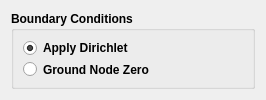
<?xml version="1.0" encoding="UTF-8"?>
<ui version="4.0">
 <class>ApplyFEMVoltageSource</class>
 <widget class="QDialog" name="ApplyFEMVoltageSource">
  <property name="geometry">
   <rect>
    <x>0</x>
    <y>0</y>
    <width>266</width>
    <height>100</height>
   </rect>
  </property>
  <property name="minimumSize">
   <size>
    <width>200</width>
    <height>100</height>
   </size>
  </property>
  <property name="windowTitle">
   <string>Dialog</string>
  </property>
  <layout class="QVBoxLayout" name="verticalLayout">
   <item>
    <widget class="QGroupBox" name="groupBox">
     <property name="font">
      <font>
       <weight>75</weight>
       <bold>true</bold>
      </font>
     </property>
     <property name="title">
      <string>Boundary Conditions</string>
     </property>
     <layout class="QVBoxLayout" name="verticalLayout_2">
      <item>
       <widget class="QRadioButton" name="applyDirichletRadioButton_">
        <property name="text">
         <string>Apply Dirichlet</string>
        </property>
        <property name="checked">
         <bool>true</bool>
        </property>
       </widget>
      </item>
      <item>
       <widget class="QRadioButton" name="groundNodeZeroRadioButton_">
        <property name="text">
         <string>Ground Node Zero</string>
        </property>
        <property name="checked">
         <bool>false</bool>
        </property>
       </widget>
      </item>
     </layout>
    </widget>
   </item>
  </layout>
 </widget>
 <resources/>
 <connections/>
</ui>
